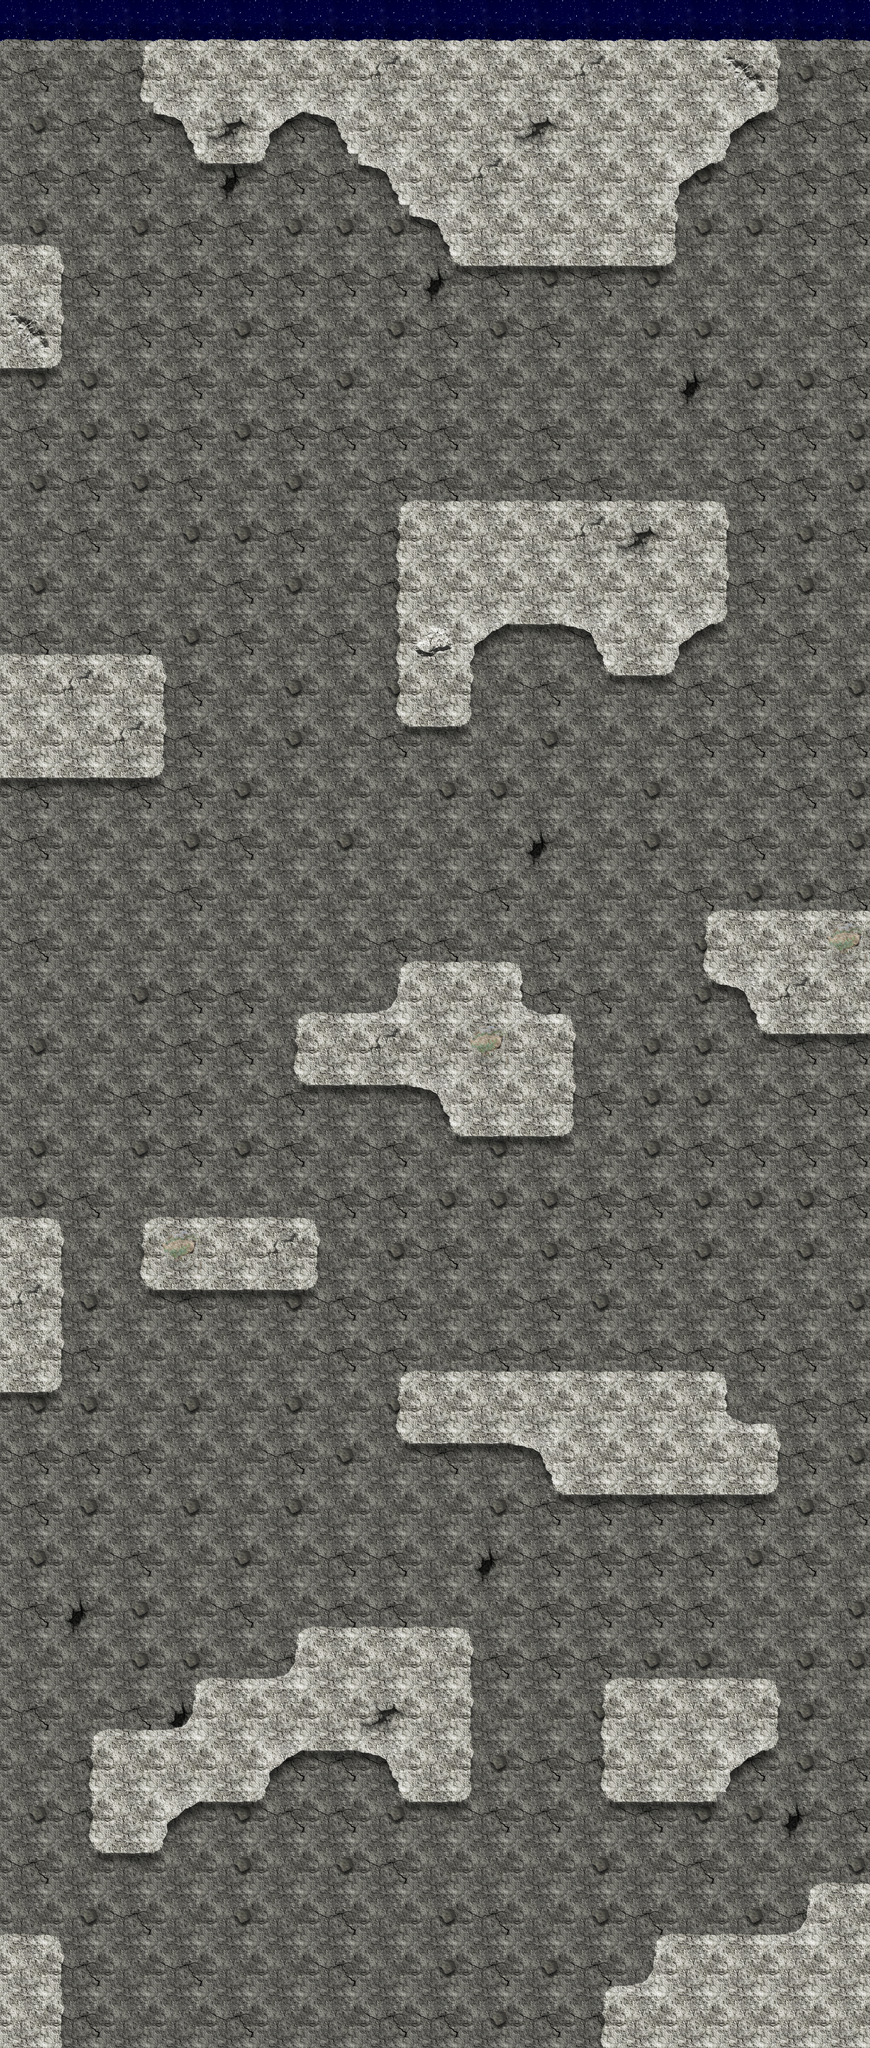

Tiled map render using the project's own tile images. Description and the map definition, with tile-layer contents summarised, below:
An orthogonal 17x40 tile map with 128x128 px tiles, 4 tile layers (background, obstacles, top, decoration).

<map version="1.0" orientation="orthogonal" width="17" height="40" tilewidth="128" tileheight="128">
 <tileset firstgid="1" name="tiles" tilewidth="128" tileheight="128">
  <image source="tiles.png" width="768" height="512" />
 </tileset>
 <layer name="background" width="17" height="40">
  <data>[680 cells, 680 non-empty, 5 distinct tile ids]</data>
 </layer>
 <layer name="obstacles" width="17" height="40">
  <data>[680 cells, 112 non-empty, 6 distinct tile ids]</data>
 </layer>
 <layer name="top" width="17" height="40">
  <data>[680 cells, 5 non-empty, 1 distinct tile ids]</data>
 </layer>
 <layer name="decoration" width="17" height="40">
  <data>[680 cells, 202 non-empty, 12 distinct tile ids]</data>
 </layer>
</map>
